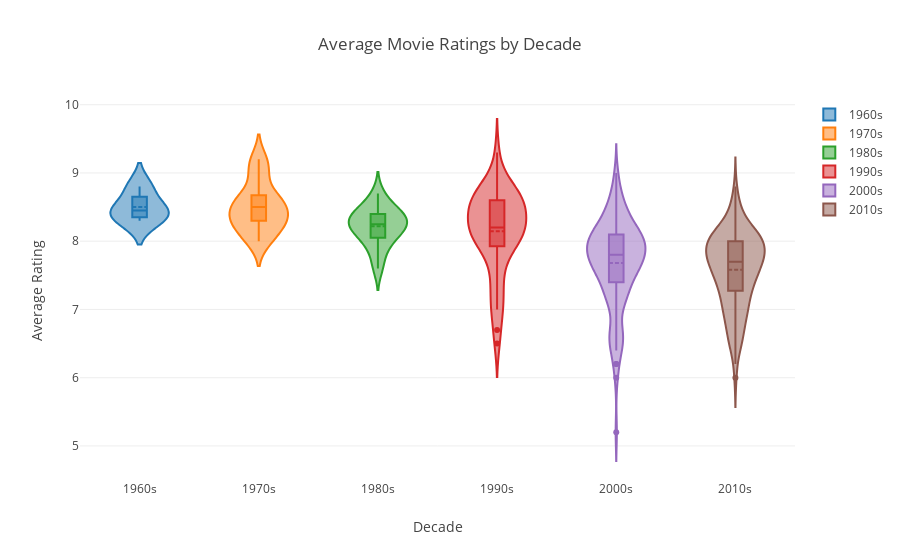

This figure's notebook cell:
### Code cell
da = []
for i in range(0,len(pd.unique(df['decade']))):
    trace = {
            "type": 'violin',
            "x": df['decade'][df['decade'] == pd.unique(df['decade'])[i]],
            "y": df['IMDB rating'][df['decade'] == pd.unique(df['decade'])[i]],
            "name": pd.unique(df['decade'])[i],
            "box": {
                "visible": True
            },
            "meanline": {
                "visible": True
            }
        }
    da.append(trace)

        
fig = {
    "data": da,
    "layout" : {
        "title": "Average Movie Ratings by Decade",
            "xaxis" : dict(title = 'Decade', autotick=False, showticklabels=True),
            "yaxis" : dict(title = 'Average Rating')
    }
}

iplot(fig, validate = False)

### Figure 1 — Plotly figure (JSON) as saved in the notebook; plotly's stock layout.template omitted (floating-point values rounded to 4 significant figures; data arrays with more than 128 entries replaced by an {"elided": "..."} marker saying what was removed)
{"data": [{"box": {"visible": true}, "meanline": {"visible": true}, "name": "1960s", "type": "violin", "x": ["1960s", "1960s", "1960s", "1960s"], "y": [8.3, 8.5, 8.4, 8.8]}, {"box": {"visible": true}, "meanline": {"visible": true}, "name": "1970s", "type": "violin", "x": ["1970s", "1970s", "1970s", "1970s", "1970s", "1970s", "1970s", "1970s", "1970s", "1970s", "1970s"], "y": [8.7, 8.3, 8.3, 9, 8.5, 8.5, 8.3, 8.1, 8, 9.2, 8.6]}, {"box": {"visible": true}, "meanline": {"visible": true}, "name": "1980s", "type": "violin", "x": ["1980s", "1980s", "1980s", "1980s", "1980s", "1980s", "1980s", "1980s", "1980s", "1980s", "1980s", "1980s", "1980s", "1980s", "1980s", "1980s"], "y": [8.4, 8.3, 8, 8.3, 8.5, 8.4, 8.5, 8.2, 8.2, 8.7, 7.6, 8.1, 8, 7.8, 8.3, 8.2]}, {"box": {"visible": true}, "meanline": {"visible": true}, "name": "1990s", "type": "violin", "x": ["1990s", "1990s", "1990s", "1990s", "1990s", "1990s", "1990s", "1990s", "1990s", "1990s", "1990s", "1990s", "1990s", "1990s", "1990s", "1990s", "1990s", "1990s", "1990s", "1990s", "1990s", "1990s", "1990s", "1990s", "1990s", "1990s", "1990s", "1990s", "1990s", "1990s", "1990s", "1990s", "1990s", "1990s", "1990s", "1990s", "1990s", "1990s", "1990s", "1990s", "1990s", "1990s", "1990s", "1990s", "1990s", "1990s", "1990s"], "y": [7.5, 7.9, 8.3, 8, 8.1, 8.3, 8.1, 7, 8, 8.3, 8.3, 8.2, 8.2, 6.7, 7, 7.3, 7.7, 8.5, 9.3, 8.1, 7.1, 8.8, 8.9, 8.8, 8.7, 8, 7.4, 8.6, 8.1, 8.2, 8.6, 8.6, 8.1, 8.6, 8.6, 8.9, 7.8, 8.2, 7.9, 8.4, 8.7, 8.4, 8.6, 8.5, 6.5, 8.6, 8.5]}, {"box": {"visible": true}, "meanline": {"visible": true}, "name": "2000s", "type": "violin", "x": ["2000s", "2000s", "2000s", "2000s", "2000s", "2000s", "2000s", "2000s", "2000s", "2000s", "2000s", "2000s", "2000s", "2000s", "2000s", "2000s", "2000s", "2000s", "2000s", "2000s", "2000s", "2000s", "2000s", "2000s", "2000s", "2000s", "2000s", "2000s", "2000s", "2000s", "2000s", "2000s", "2000s", "2000s", "2000s", "2000s", "2000s", "2000s", "2000s", "2000s", "2000s", "2000s", "2000s", "2000s", "2000s", "2000s", "2000s", "2000s", "2000s", "2000s", "2000s", "2000s", "2000s", "2000s", "2000s", "2000s", "2000s", "2000s", "2000s", "2000s", "2000s", "2000s", "2000s", "2000s", "2000s", "2000s", "2000s", "2000s", "2000s", "2000s", "2000s", "2000s", "2000s", "2000s", "2000s", "2000s", "2000s", "2000s", "2000s", "2000s", "2000s", "2000s", "2000s", "2000s", "2000s", "2000s", "2000s", "2000s", "2000s", "2000s", "2000s", "2000s", "2000s", "2000s", "2000s", "2000s", "2000s", "2000s", "2000s", "2000s", "2000s", "2000s", "2000s", "2000s", "2000s", "2000s", "2000s", "2000s", "2000s", "2000s", "2000s", "2000s", "2000s", "2000s", "2000s", "2000s", "2000s", "2000s", "2000s", "2000s", "2000s", "2000s"], "y": [7.1, 7.7, 7.5, 7.8, 8, 7.8, 7.1, 7.6, 7.8, 8, 8, 8.1, 7.6, 8.6, 7.4, 5.2, 6.2, 7.9, 7.9, 7.3, 8.2, 8, 6.2, 8.4, 7.6, 7.6, 7.5, 6.5, 6.7, 7.2, 7.6, 7.7, 7.7, 6.6, 7.9, 7.1, 6.7, 6.7, 7.6, 7.4, 7.9, 7.7, 8, 7.6, 7.4, 7.2, 7.7, 7.8, 7.9, 7.6, 7.8, 6.4, 7.8, 7.9, 7.5, 8.2, 7.6, 6.6, 6.6, 8.2, 8.1, 7.1, 7.7, 8, 7.7, 7.5, 8.5, 6.6, 7.8, 8.3, 7.8, 8.5, 7.1, 7.7, 7.2, 8.1, 8.3, 6, 8.1, 7.3, 8.1, 8.2, 8.1, 8.4, 8, 8.1, 8.3, 8.1, 8, 7.8, 8.3, 8.2, 6.6, 8.5, 8.3, 8, 8, 8, 9, 8.1, 6.5, 8.8, 8, 8.9, 7.9, 7.9, 6.4, 7.3, 8.6, 7.6, 8, 7.2, 8.5, 8.2, 7.6, 8.7, 7.3, 7.2, 7.9, 7.6, 8.5, 7.9]}, {"box": {"visible": true}, "meanline": {"visible": true}, "name": "2010s", "type": "violin", "x": {"elided": "133 str values"}, "y": {"elided": "133 float values"}}], "layout": {"title": "Average Movie Ratings by Decade", "xaxis": {"autotick": false, "showticklabels": true, "title": "Decade"}, "yaxis": {"title": "Average Rating"}}}
